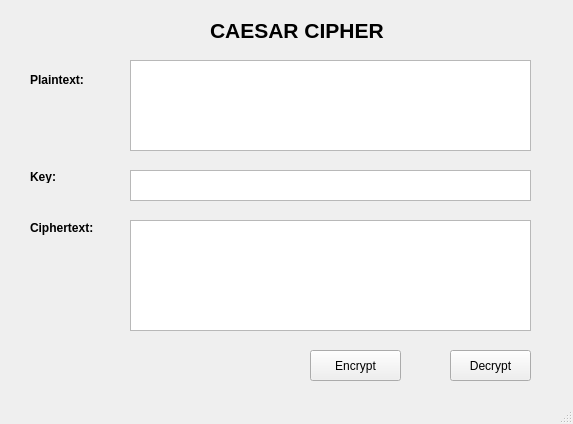
<?xml version="1.0" encoding="UTF-8"?>
<ui version="4.0">
 <class>CaesarCipher</class>
 <widget class="QMainWindow" name="CaesarCipher">
  <property name="geometry">
   <rect>
    <x>0</x>
    <y>0</y>
    <width>573</width>
    <height>424</height>
   </rect>
  </property>
  <property name="windowTitle">
   <string>CaesarCipher</string>
  </property>
  <widget class="QWidget" name="centralwidget">
   <widget class="QLabel" name="label">
    <property name="geometry">
     <rect>
      <x>30</x>
      <y>70</y>
      <width>71</width>
      <height>21</height>
     </rect>
    </property>
    <property name="text">
     <string>&lt;html&gt;&lt;head/&gt;&lt;body&gt;&lt;p&gt;&lt;span style=&quot; font-size:9pt; font-weight:600;&quot;&gt;Plaintext:&lt;/span&gt;&lt;/p&gt;&lt;/body&gt;&lt;/html&gt;</string>
    </property>
   </widget>
   <widget class="QTextEdit" name="txt_plain_text">
    <property name="geometry">
     <rect>
      <x>130</x>
      <y>60</y>
      <width>401</width>
      <height>91</height>
     </rect>
    </property>
   </widget>
   <widget class="QTextEdit" name="txt_key">
    <property name="geometry">
     <rect>
      <x>130</x>
      <y>170</y>
      <width>401</width>
      <height>31</height>
     </rect>
    </property>
   </widget>
   <widget class="QTextEdit" name="txt_cipher_text">
    <property name="geometry">
     <rect>
      <x>130</x>
      <y>220</y>
      <width>401</width>
      <height>111</height>
     </rect>
    </property>
   </widget>
   <widget class="QLabel" name="label_2">
    <property name="geometry">
     <rect>
      <x>30</x>
      <y>170</y>
      <width>47</width>
      <height>13</height>
     </rect>
    </property>
    <property name="text">
     <string>&lt;html&gt;&lt;head/&gt;&lt;body&gt;&lt;p&gt;&lt;span style=&quot; font-size:9pt; font-weight:600;&quot;&gt;Key:&lt;/span&gt;&lt;/p&gt;&lt;/body&gt;&lt;/html&gt;</string>
    </property>
   </widget>
   <widget class="QLabel" name="label_3">
    <property name="geometry">
     <rect>
      <x>30</x>
      <y>220</y>
      <width>71</width>
      <height>16</height>
     </rect>
    </property>
    <property name="text">
     <string>&lt;html&gt;&lt;head/&gt;&lt;body&gt;&lt;p&gt;&lt;span style=&quot; font-size:9pt; font-weight:600;&quot;&gt;Ciphertext:&lt;/span&gt;&lt;/p&gt;&lt;/body&gt;&lt;/html&gt;</string>
    </property>
   </widget>
   <widget class="QLabel" name="label_4">
    <property name="geometry">
     <rect>
      <x>210</x>
      <y>10</y>
      <width>191</width>
      <height>41</height>
     </rect>
    </property>
    <property name="text">
     <string>&lt;html&gt;&lt;head/&gt;&lt;body&gt;&lt;p&gt;&lt;span style=&quot; font-size:16pt; font-weight:600;&quot;&gt;CAESAR CIPHER&lt;/span&gt;&lt;/p&gt;&lt;/body&gt;&lt;/html&gt;</string>
    </property>
   </widget>
   <widget class="QPushButton" name="btn_encrypt">
    <property name="geometry">
     <rect>
      <x>310</x>
      <y>350</y>
      <width>91</width>
      <height>31</height>
     </rect>
    </property>
    <property name="text">
     <string>Encrypt</string>
    </property>
   </widget>
   <widget class="QPushButton" name="btn_decrypt">
    <property name="geometry">
     <rect>
      <x>450</x>
      <y>350</y>
      <width>81</width>
      <height>31</height>
     </rect>
    </property>
    <property name="text">
     <string>Decrypt</string>
    </property>
   </widget>
  </widget>
  <widget class="QMenuBar" name="menubar">
   <property name="geometry">
    <rect>
     <x>0</x>
     <y>0</y>
     <width>573</width>
     <height>21</height>
    </rect>
   </property>
  </widget>
  <widget class="QStatusBar" name="statusbar"/>
 </widget>
 <resources/>
 <connections/>
</ui>
